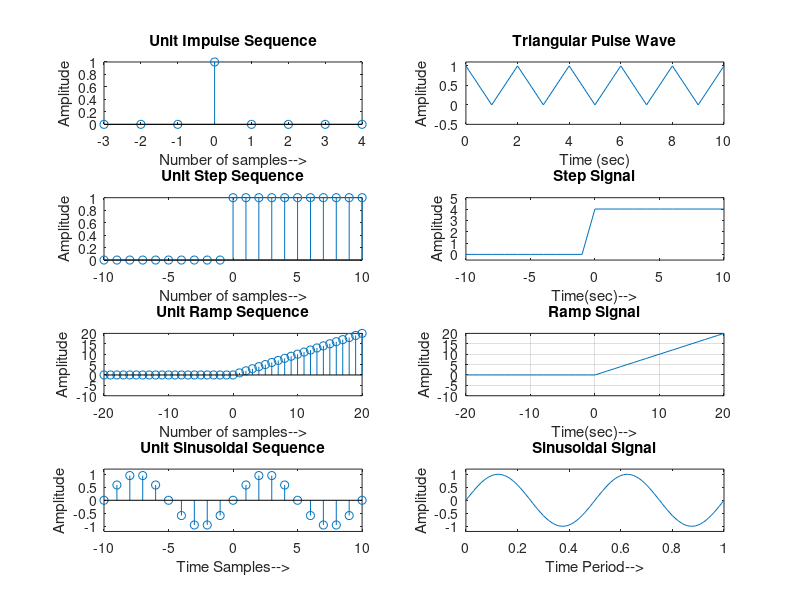

Reproduce this figure in MATLAB.
clc;
close all;
n=([-3:4]);
y=[0 0 0 1 0 0 0 0];
subplot(4,2,1)
stem(n,y);
xlabel('Number of samples-->');
ylabel('Amplitude');
title('Unit Impulse Sequence');


t=0:10;
x=[1 0 1 0 1 0 1 0 1 0 1];
subplot(4,2,2)
plot(t,x);
ylim([-0.5 1.1]);
xlabel('Time (sec)')
ylabel('Amplitude')
title('Triangular Pulse Wave')

v=-10:10;
u=[zeros(1,10) ones(1,11)];
subplot(4,2,3)
stem(v,u);
xlabel('Number of samples-->')
ylabel('Amplitude')
title('Unit Step Sequence')


k=-10:10;
a=4;
l=[zeros(1,10) ones(1,11).*a];
subplot(4,2,4)
plot(k,l);
ylim([-0.5 5.0]);
xlabel('Time(sec)-->')
ylabel('Amplitude')
title('Step Signal')


m=-20:20;
p=(m>=0).*m;
subplot(4,2,5)
stem(m,p);
axis([-20 20 -10 20]);
xlabel('Number of samples-->')
ylabel('Amplitude')
title('Unit Ramp Sequence')


m=-20:20;
p=(m>=0).*m;
subplot(4,2,6)
plot(m,p);
axis([-20 20 -10 20]);
xlabel('Time(sec)-->')
ylabel('Amplitude')
title('Ramp Signal')
grid on;

n=-10:10;
q=sin(2*pi*0.1*n);
subplot(4,2,7)
stem(n,q);
ylim([-1.2 1.2]);
xlabel('Time Samples-->')
ylabel('Amplitude')
title('Unit Sinusoidal Sequence')

fs=100;
f=2;
t=0:1/fs:1;
y=sin(2*pi*f*t);
subplot(4,2,8)
plot(t,y);
ylim([-1.2 1.2]);
xlabel('Time Period-->')
ylabel('Amplitude')
title('Sinusoidal Signal')


